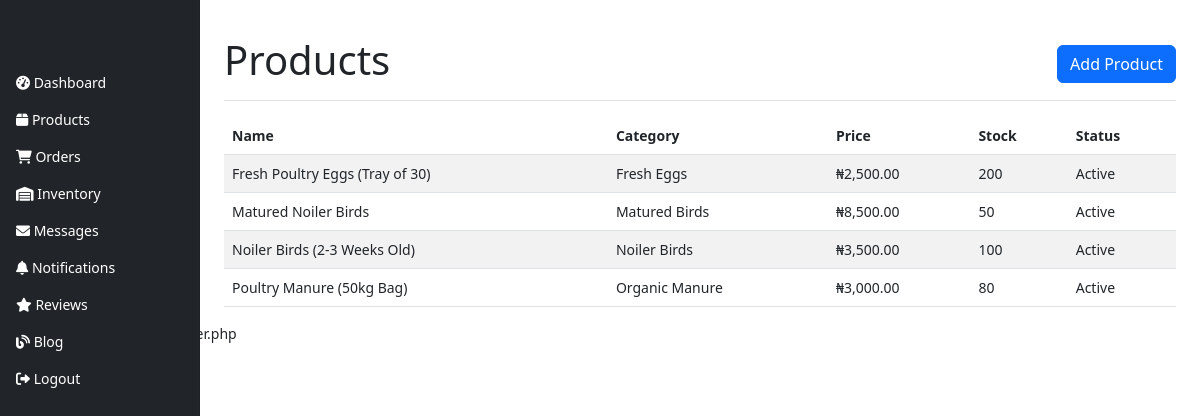
/admin/products.php (signed in), run on the app's committed database.
### tables this page shows
CREATE TABLE IF NOT EXISTS `products` (
  `id` int(11) NOT NULL AUTO_INCREMENT,
  `category_id` int(11) NOT NULL,
  `name` varchar(200) NOT NULL,
  `slug` varchar(200) NOT NULL,
  `description` text NOT NULL,
  `price` decimal(10,2) NOT NULL,
  `stock_quantity` int(11) NOT NULL DEFAULT 0,
  `image` varchar(255) DEFAULT 'default-product.jpg',
  `status` tinyint(1) DEFAULT 1,
  `created_at` timestamp NOT NULL DEFAULT current_timestamp(),
  PRIMARY KEY (`id`)
);

CREATE TABLE `categories` (
  `id` int(11) NOT NULL AUTO_INCREMENT,
  `name` varchar(100) NOT NULL,
  `slug` varchar(100) NOT NULL,
  `created_at` timestamp NOT NULL DEFAULT current_timestamp(),
  PRIMARY KEY (`id`),
  UNIQUE KEY `slug` (`slug`)
);

### config/db.php (called while the page is built, shortened)
<?php
function money($amount) {
    return '₦' . number_format((float) $amount, 2);
}
?>

### admin/products.php (the view, shortened to what this page needs)
<?php
require_once '../config/db.php';
$products = $pdo->query('SELECT p.*, c.name AS category_name FROM products p JOIN categories c ON p.category_id = c.id ORDER BY p.name')->fetchAll();
include 'includes/admin_header.php';
?>
<div class="container-fluid"><div class="row"><?php include 'includes/admin_sidebar.php'; ?>
<main class="col-md-9 ms-sm-auto col-lg-10 px-md-4">
    <div class="d-flex justify-content-between align-items-center pt-3 pb-2 mb-3 border-bottom"><h1>Products</h1><a href="product_add.php" class="btn btn-primary">Add Product</a></div>
    <table class="table table-striped align-middle"><thead><tr><th>Name</th><th>Category</th><th>Price</th><th>Stock</th><th>Status</th></tr></thead><tbody>
        <?php foreach($products as $product): ?><tr><td><?php echo $product['name']; ?></td><td><?php echo $product['category_name']; ?></td><td><?php echo money($product['price']); ?></td><td><?php echo $product['stock_quantity']; ?></td><td><?php echo $product['status'] ? 'Active' : 'Hidden'; ?></td></tr><?php endforeach; ?>
    </tbody></table>
</main></div></div>
<?php include 'includes/admin_footer.php'; ?>

### assets/css/admin.css (style rules this page uses)
body { font-size: .875rem; }
main { margin-left: 250px; padding-top: 20px; }

### data on the page
products: name "Fresh Poultry Eggs (Tray of 30)", category.name "Fresh Eggs", price "₦2,500.00", stock_quantity "200", status "Active"
products: name "Matured Noiler Birds", category.name "Matured Birds", price "₦8,500.00", stock_quantity "50", status "Active"
products: name "Noiler Birds (2-3 Weeks Old)", category.name "Noiler Birds", price "₦3,500.00", stock_quantity "100", status "Active"
products: name "Poultry Manure (50kg Bag)", category.name "Organic Manure", price "₦3,000.00", stock_quantity "80", status "Active"
